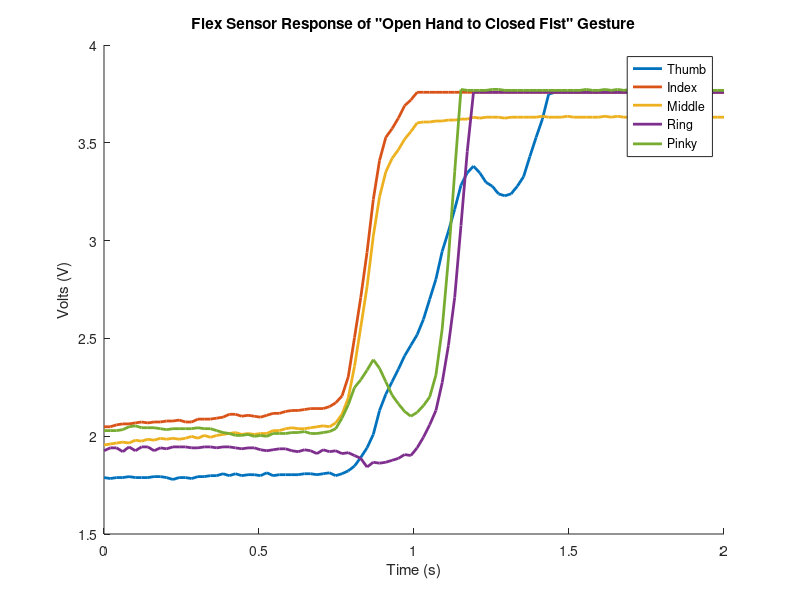
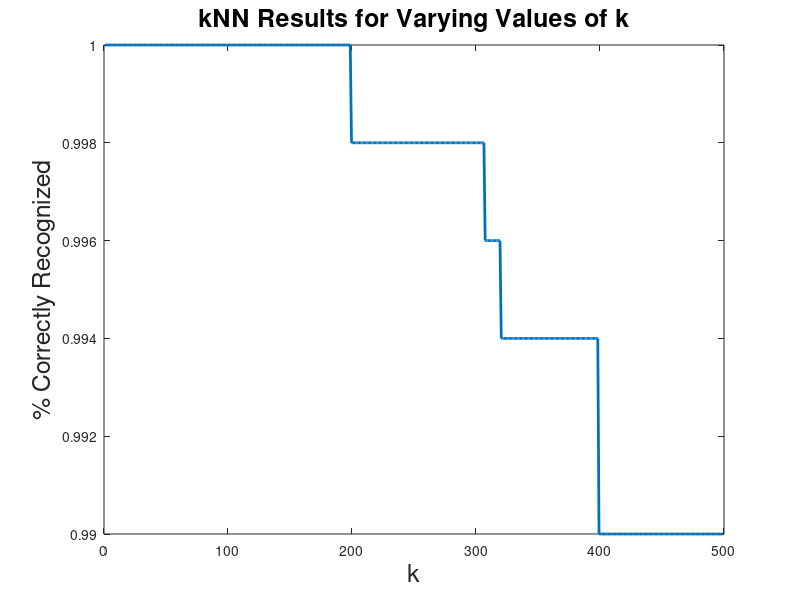
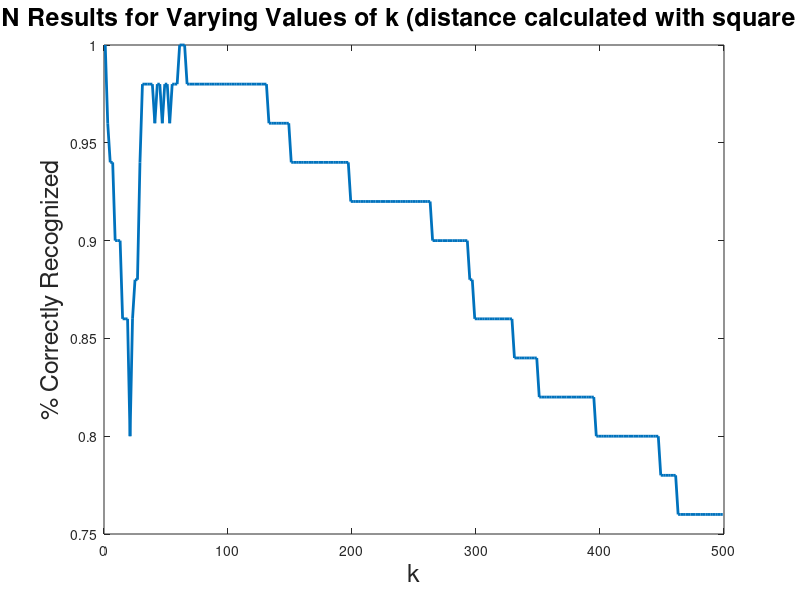
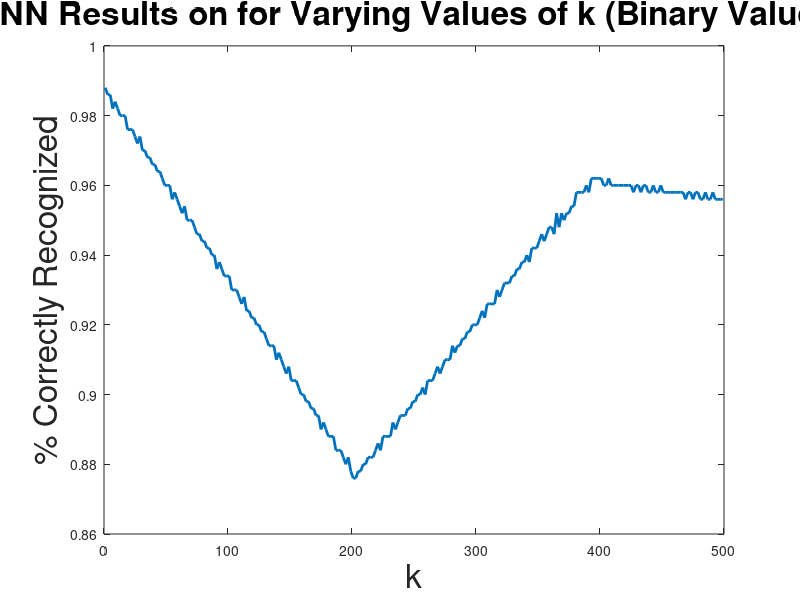

The MATLAB source for these figures, in order: (Note: this script raises an error after producing the figures.)
%% Sensor Data Plots
close all
clear all

data1 = csvread('gesture1.csv');

data1(:,1) = data1(:,1)*0.0049;
data1(:,2) = data1(:,2)*0.0049;
data1(:,3) = data1(:,3)*0.0049;
data1(:,4) = data1(:,4)*0.0049;
data1(:,5) = data1(:,5)*0.0049;

time = linspace(0,2);

figure
hold on;

plot(time, data1(:,1),'LineWidth',2);
plot(time, data1(:,2),'LineWidth',2);
plot(time, data1(:,3),'LineWidth',2);
plot(time, data1(:,4),'LineWidth',2);
plot(time, data1(:,5),'LineWidth',2);
title('Flex Sensor Response of "Open Hand to Closed Fist" Gesture');
xlabel('Time (s)');
ylabel('Volts (V)');
legend('Thumb','Index','Middle','Ring','Pinky');

% plot(time, data1(:,6),'LineWidth',2);
% plot(time, data1(:,7),'LineWidth',2);
% plot(time, data1(:,8),'LineWidth',2);
% xlabel('Time (s)');
% ylabel('Degrees');
% legend('Roll','Pitch','Yaw')
% title('IMU Response of "Open Hand to Pointing" Gesture');

%% kNN Results

clear all
close all

figure
set(gca,'fontsize',18);
% data = csvread('knn3output.csv');
data = csvread('PCB2_kNN2Out.csv');
k = linspace(1, 499, 500);
plot(k,data, 'LineWidth',2)
xlabel('k','fontsize',18);
ylabel('% Correctly Recognized','fontsize',18)
title('kNN Results for Varying Values of k','fontsize',18)

figure
data = csvread('knn3output_sqrt.csv');
k = linspace(1, 499, 250);
plot(k,data, 'LineWidth',2)
xlabel('k','fontsize',18);
ylabel('% Correctly Recognized','fontsize',18)
title('kNN Results for Varying Values of k (distance calculated with square root)','fontsize',18)

%% Output from kNN with Binary flex values

figure
% data = csvread('knn4output.csv');
data = csvread('PCB2_kNN4OUt.csv');
k = linspace(1, 499, 250);
plot(k,data, 'LineWidth',2)
xlabel('k','fontsize',24);
ylabel('% Correctly Recognized','fontsize',24)
title('kNN Results on for Varying Values of k (Binary Values)','fontsize',24)

%% Flex Sensor Angle Characterization Graphs
clear all
close all

a180 = csvread('angle180.csv');
a170 = csvread('angle170.csv');
a160 = csvread('angle160.csv');
a150 = csvread('angle150.csv');
a140 = csvread('angle140.csv');
a130 = csvread('angle130.csv');
a120 = csvread('angle120.csv');
a110 = csvread('angle110.csv');
a100 = csvread('angle100.csv');
a90 = csvread('angle90.csv');

figure(8)
hold on
X = linspace(180,90,10);

index = linspace(1,2,10);
middle = linspace(1,2,10);
ring = linspace(1,2,10);
pinky = linspace(1,2,10);
error = linspace(1,2,10);

% Really ugly code to turn everything into averages and std deviations
index(10) = mean(a90(:,2));
err(10) = std(a90(:,2));
index(9) = mean(a100(:,2));
err(9) = std(a100(:,2));
index(8) = mean(a110(:,2));
err(8) = std(a110(:,2));
index(7) = mean(a120(:,2));
err(7) = std(a120(:,2));
index(6) = mean(a130(:,2));
err(6) = std(a130(:,2));
index(5) = mean(a140(:,2));
err(5) = std(a140(:,2));
index(4) = mean(a150(:,2));
err(4) = std(a150(:,2));
index(3) = mean(a160(:,2));
err(3) = std(a160(:,2));
index(2) = mean(a170(:,2));
err(2) = std(a170(:,2));
index(1) = mean(a180(:,2));
err(1) = std(a180(:,2));
e1 = errorbar(X, index*0.00322, err*0.00322, 'linewidth', 2);
e1.Color = 'red';

middle(10) = mean(a90(:,3));
err(10) = std(a90(:,3));
middle(9) = mean(a100(:,3));
err(9) = std(a100(:,3));
middle(8) = mean(a110(:,3));
err(8) = std(a110(:,3));
middle(7) = mean(a120(:,3));
err(7) = std(a120(:,3));
middle(6) = mean(a130(:,3));
err(6) = std(a130(:,3));
middle(5) = mean(a140(:,3));
err(5) = std(a140(:,3));
middle(4) = mean(a150(:,3));
err(4) = std(a150(:,3));
middle(3) = mean(a160(:,3));
err(3) = std(a160(:,3));
middle(2) = mean(a170(:,3));
err(2) = std(a170(:,3));
middle(1) = mean(a180(:,3));
err(1) = std(a180(:,3));
e2 = errorbar(X, middle*0.00322, err*0.00322, 'linewidth', 2);
e2.Color = 'blue';

ring(10) = mean(a90(:,4));
err(10) = std(a90(:,4));
ring(9) = mean(a100(:,4));
err(9) = std(a100(:,4));
ring(8) = mean(a110(:,4));
err(8) = std(a110(:,4));
ring(7) = mean(a120(:,4));
err(7) = std(a120(:,4));
ring(6) = mean(a130(:,4));
err(6) = std(a130(:,4));
ring(5) = mean(a140(:,4));
err(5) = std(a140(:,4));
ring(4) = mean(a150(:,4));
err(4) = std(a150(:,4));
ring(3) = mean(a160(:,4));
err(3) = std(a160(:,4));
ring(2) = mean(a170(:,4));
err(2) = std(a170(:,4));
ring(1) = mean(a180(:,4));
err(1) = std(a180(:,4));
e2 = errorbar(X, ring*0.00322, err*0.00322, 'linewidth', 2);
e2.Color = 'green';

pinky(10) = mean(a90(:,5));
err(10) = std(a90(:,5));
pinky(9) = mean(a100(:,5));
err(9) = std(a100(:,5));
pinky(8) = mean(a110(:,5));
err(8) = std(a110(:,5));
pinky(7) = mean(a120(:,5));
err(7) = std(a120(:,5));
pinky(6) = mean(a130(:,5));
err(6) = std(a130(:,5));
pinky(5) = mean(a140(:,5));
err(5) = std(a140(:,5));
pinky(4) = mean(a150(:,5));
err(4) = std(a150(:,5));
pinky(3) = mean(a160(:,5));
err(3) = std(a160(:,5));
pinky(2) = mean(a170(:,5));
err(2) = std(a170(:,5));
pinky(1) = mean(a180(:,5));
err(1) = std(a180(:,5));
e2 = errorbar(X, pinky*0.00322, err*0.00322, 'linewidth', 2);
e2.Color = 'magenta';

legend('Index','Middle','Ring','Pinky');
xlabel('Angle of Fingers (Degrees)','fontsize',18);
ylabel('Voltage Measurement (V)','fontsize',18);
% axis([80 190 1.5 5]);
title('Flex Sensor Angle Characterization','fontsize',18);

%% Random Forest
clear all
close all

% data = csvread('randomForestResults.csv');
data = csvread('PCB2_RFOut.csv');
X = linspace(10,250,24);

figure (7)
e = errorbar(X, 100*data(:,1), 100*data(:,2), 'linewidth', 2);
e.Marker = '*';
xlabel('Number of Estimators');
ylabel('Percentage Correct (%)')
axis([5 255 93 100])
title('Random Forest Results for Various Estimators')

%% Real Time Accuracy

data = csvread('realtime_results.csv');
a = unique(data(:,1));
counts = [a,histc(data(:,1),a)]
correct = out(2,2)/(out(2,2)+out(1,2))

%% Real Time Accuracy with Bluetooth

data = csvread('realtimeBluetooth_results.csv');
a = unique(data(:,1));
counts = [a,histc(data(:,1),a)]
correct = counts(2,2)/(counts(2,2)+counts(1,2))